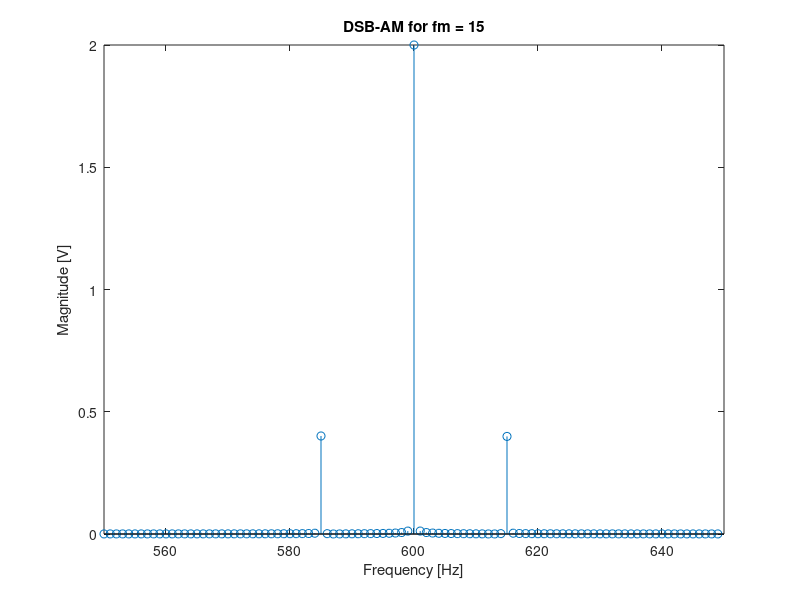
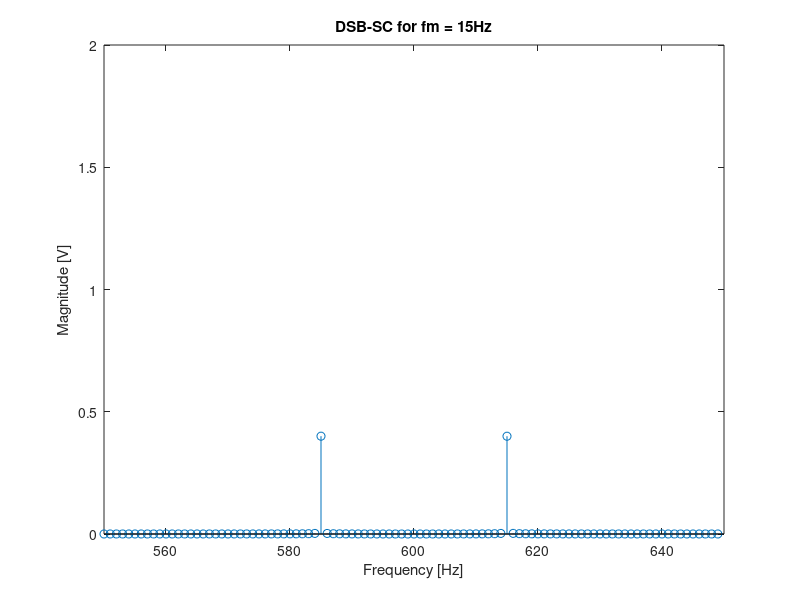
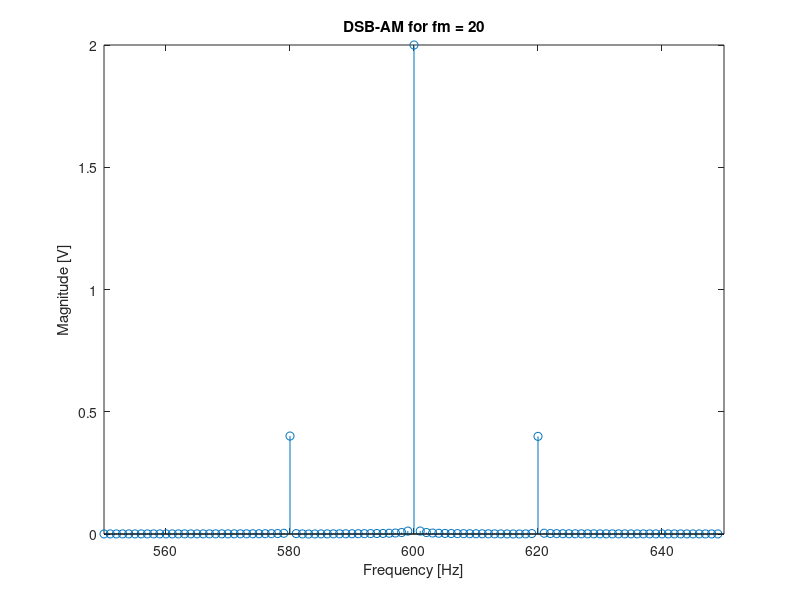
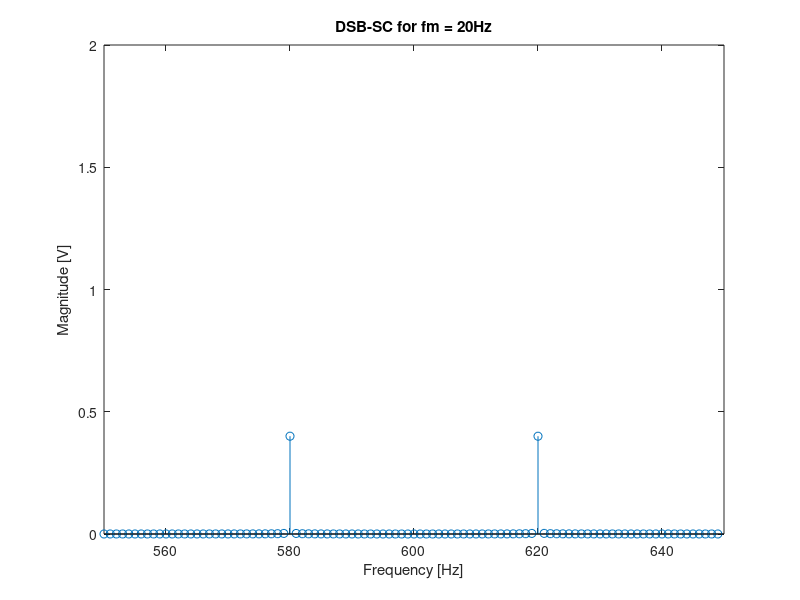

Write the MATLAB code that produced these figures, in order.
clear all; close all;

Ac = 2;
fc = 600;
wc = fc*2*pi;
fm = [15, 20, 30];
Am = 0.8;
m = Am/Ac;
t = 0:0.00001:1;
n = length(t);
fs = n/t(end);
f = 0:fs/n:fs-(fs/n);

for i = 1:length(fm) 
    wm = fm(i)*2*pi;
    
    figure;
    set(gcf,'position', [0,0,800, 600]);
    vm = Ac.*(1+m.*cos(wm.*t)).*cos(wc.*t);
    x = abs(fft(vm)/n).*2;
    stem(f(550:650), x(550:650));
    title(['DSB-AM for fm = ', num2str(fm(i))]);
    xlabel('Frequency [Hz]');
    ylabel('Magnitude [V]');
    axis([550 650 0 2]);
    
    figure;
    set(gcf,'position', [0,0,800, 600]);
    vm = Ac.*(m.*cos(wm.*t)).*cos(wc.*t);
    x = abs(fft(vm)/n).*2;
    stem(f(550:650), x(550:650));
    title(['DSB-SC for fm = ', num2str(fm(i)), 'Hz']);
    xlabel('Frequency [Hz]');
    ylabel('Magnitude [V]');
    axis([550 650 0 2]);
end